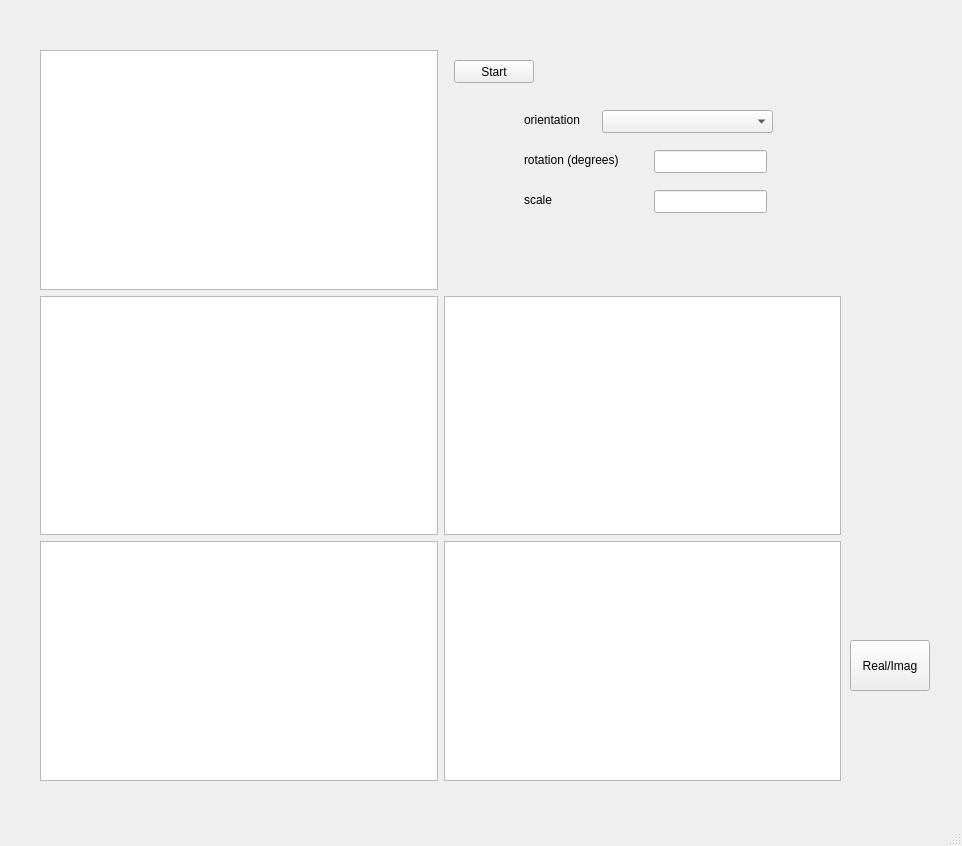
<?xml version="1.0" encoding="UTF-8"?>
<ui version="4.0">
 <class>MainWindow</class>
 <widget class="QMainWindow" name="MainWindow">
  <property name="geometry">
   <rect>
    <x>0</x>
    <y>0</y>
    <width>962</width>
    <height>846</height>
   </rect>
  </property>
  <property name="windowTitle">
   <string>MainWindow</string>
  </property>
  <widget class="QWidget" name="centralwidget">
   <widget class="QWidget" name="horizontalLayoutWidget">
    <property name="geometry">
     <rect>
      <x>40</x>
      <y>50</y>
      <width>801</width>
      <height>731</height>
     </rect>
    </property>
    <layout class="QHBoxLayout" name="horizontalLayout">
     <item>
      <layout class="QVBoxLayout" name="verticalLayout">
       <item>
        <widget class="GraphicsLayoutWidget" name="display_raw"/>
       </item>
       <item>
        <widget class="GraphicsLayoutWidget" name="display_proc"/>
       </item>
       <item>
        <widget class="GraphicsLayoutWidget" name="display_intens_real"/>
       </item>
      </layout>
     </item>
     <item>
      <layout class="QVBoxLayout" name="verticalLayout_3">
       <item>
        <widget class="QWidget" name="widget" native="true">
         <property name="sizePolicy">
          <sizepolicy hsizetype="Expanding" vsizetype="Expanding">
           <horstretch>0</horstretch>
           <verstretch>0</verstretch>
          </sizepolicy>
         </property>
         <widget class="QPushButton" name="pushButton">
          <property name="geometry">
           <rect>
            <x>10</x>
            <y>10</y>
            <width>80</width>
            <height>23</height>
           </rect>
          </property>
          <property name="text">
           <string>Start</string>
          </property>
         </widget>
         <widget class="QLineEdit" name="rotation_edit">
          <property name="geometry">
           <rect>
            <x>210</x>
            <y>100</y>
            <width>113</width>
            <height>23</height>
           </rect>
          </property>
         </widget>
         <widget class="QComboBox" name="orientation_edit">
          <property name="geometry">
           <rect>
            <x>158</x>
            <y>60</y>
            <width>171</width>
            <height>23</height>
           </rect>
          </property>
         </widget>
         <widget class="QLineEdit" name="scale_edit">
          <property name="geometry">
           <rect>
            <x>210</x>
            <y>140</y>
            <width>113</width>
            <height>23</height>
           </rect>
          </property>
         </widget>
         <widget class="QLabel" name="label">
          <property name="geometry">
           <rect>
            <x>80</x>
            <y>100</y>
            <width>121</width>
            <height>20</height>
           </rect>
          </property>
          <property name="text">
           <string>rotation (degrees)</string>
          </property>
         </widget>
         <widget class="QLabel" name="label_2">
          <property name="geometry">
           <rect>
            <x>80</x>
            <y>140</y>
            <width>121</width>
            <height>20</height>
           </rect>
          </property>
          <property name="text">
           <string>scale</string>
          </property>
         </widget>
         <widget class="QLabel" name="label_3">
          <property name="geometry">
           <rect>
            <x>80</x>
            <y>60</y>
            <width>121</width>
            <height>20</height>
           </rect>
          </property>
          <property name="text">
           <string>orientation</string>
          </property>
         </widget>
        </widget>
       </item>
       <item>
        <widget class="GraphicsLayoutWidget" name="display_recons"/>
       </item>
       <item>
        <widget class="GraphicsLayoutWidget" name="display_phase_imag"/>
       </item>
      </layout>
     </item>
    </layout>
   </widget>
   <widget class="QPushButton" name="view_toggle">
    <property name="geometry">
     <rect>
      <x>850</x>
      <y>640</y>
      <width>80</width>
      <height>51</height>
     </rect>
    </property>
    <property name="text">
     <string>Real/Imag</string>
    </property>
   </widget>
  </widget>
  <widget class="QMenuBar" name="menubar">
   <property name="geometry">
    <rect>
     <x>0</x>
     <y>0</y>
     <width>962</width>
     <height>20</height>
    </rect>
   </property>
  </widget>
  <widget class="QStatusBar" name="statusbar"/>
 </widget>
 <customwidgets>
  <customwidget>
   <class>GraphicsLayoutWidget</class>
   <extends>QGraphicsView</extends>
   <header>pyqtgraph</header>
  </customwidget>
 </customwidgets>
 <resources/>
 <connections>
  <connection>
   <sender>pushButton</sender>
   <signal>clicked()</signal>
   <receiver>MainWindow</receiver>
   <slot>Start_Stop_Clicked()</slot>
   <hints>
    <hint type="sourcelabel">
     <x>499</x>
     <y>89</y>
    </hint>
    <hint type="destinationlabel">
     <x>884</x>
     <y>52</y>
    </hint>
   </hints>
  </connection>
  <connection>
   <sender>view_toggle</sender>
   <signal>clicked()</signal>
   <receiver>MainWindow</receiver>
   <slot>TogglePlotRE_IM()</slot>
   <hints>
    <hint type="sourcelabel">
     <x>899</x>
     <y>677</y>
    </hint>
    <hint type="destinationlabel">
     <x>898</x>
     <y>570</y>
    </hint>
   </hints>
  </connection>
  <connection>
   <sender>rotation_edit</sender>
   <signal>textChanged(QString)</signal>
   <receiver>MainWindow</receiver>
   <slot>ProcessingUpdated()</slot>
   <hints>
    <hint type="sourcelabel">
     <x>720</x>
     <y>188</y>
    </hint>
    <hint type="destinationlabel">
     <x>846</x>
     <y>240</y>
    </hint>
   </hints>
  </connection>
  <connection>
   <sender>scale_edit</sender>
   <signal>textChanged(QString)</signal>
   <receiver>MainWindow</receiver>
   <slot>ProcessingUpdated()</slot>
   <hints>
    <hint type="sourcelabel">
     <x>711</x>
     <y>227</y>
    </hint>
    <hint type="destinationlabel">
     <x>840</x>
     <y>282</y>
    </hint>
   </hints>
  </connection>
  <connection>
   <sender>orientation_edit</sender>
   <signal>currentIndexChanged(QString)</signal>
   <receiver>MainWindow</receiver>
   <slot>ProcessingUpdated()</slot>
   <hints>
    <hint type="sourcelabel">
     <x>662</x>
     <y>135</y>
    </hint>
    <hint type="destinationlabel">
     <x>851</x>
     <y>199</y>
    </hint>
   </hints>
  </connection>
 </connections>
 <slots>
  <signal>signal1()</signal>
  <slot>textchanged()</slot>
  <slot>Start_Stop_Clicked()</slot>
  <slot>TogglePlotRE_IM()</slot>
  <slot>ProcessingUpdated()</slot>
 </slots>
</ui>
